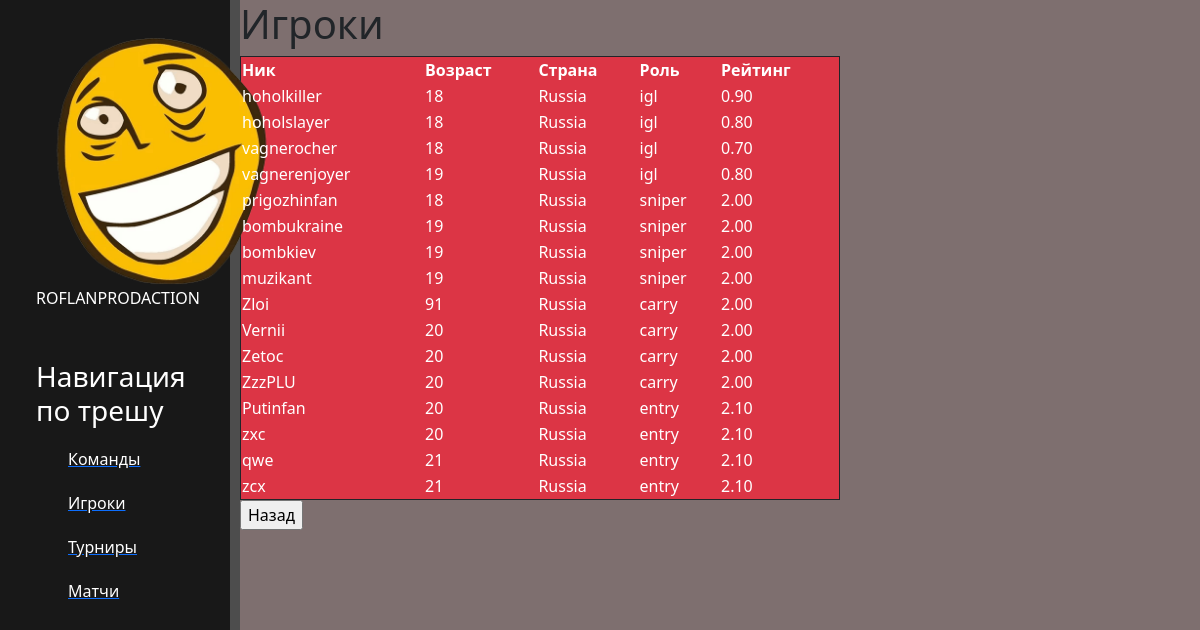
The page /player/ on the database its author committed.
### pril/models.py (models this page shows, shortened)
class Player(models.Model):
    nickname = models.CharField(max_length=50)
    age = models.IntegerField()
    country = models.CharField(max_length=50)
    role = models.CharField(max_length=50)
    rating = models.DecimalField(max_digits=5, decimal_places=2)
    class Meta:
        verbose_name = 'игрок'
        verbose_name_plural = 'игроки'

### pril/views.py (the view)
# urls.py: path('player/', PlayersPage.as_view(), name='player'),
class PlayersPage(ListView):
    model = Player
    template_name = 'pril/player.html'
    context_object_name = 'players'

### pril/templates/pril/player.html (shortened to what this page needs)
{% extends 'pril/nemain2.html' %}
{% block content %}
   <h1>Игроки</h1>
 <table class="position-absolute.container-xl text-bg-danger border  border-dark w-50">
  <thead>
    <tr>
      <th scope="col">Ник</th>
      <th scope="col">Возраст</th>
      <th scope="col">Страна</th>
      <th scope="col">Роль</th>
      <th scope="col">Рейтинг</th>
    </tr>
  </thead>
  <tbody>
  {% for player in players %}
    <tr>
      <td>{{player.nickname}}</td>
      <td>{{player.age}}</td>
      <td>{{player.country}}</td>
      <td>{{player.role}}</td>
     <td>{{player.rating}}</td>
    </tr>
    {%endfor%}
  </tbody>
</table>
        <input type=button value="Назад" onClick="javascript:history.go(-1);">
{% endblock %}

### pril/templates/pril/nemain2.html (shortened to what this page needs)
{% load static %}
<!doctype html>
<html lang="en" xmlns="http://www.w3.org/1999/html">
  <head>
    <link href="https://cdn.jsdelivr.net/npm/bootstrap@5.3.0-alpha3/dist/css/bootstrap.min.css" rel="stylesheet">
    <link  rel="stylesheet" href="{% static 'pril/css/pril.css' %}">
  </head>
  <body>
  <aside>
<img src="{% static 'pril/img/pngegg.png' %}" alt="rofl">
<div class="logo">ROFLANPRODACTION</div>
    <h3>Навигация по трешу</h3>
      <ul>
          <a href="{% url 'team' %}"> <li>Команды</li></a>
          <a href="{% url 'player' %}"><li>Игроки</li></a>
          <a href="{% url 'tournament' %}"><li>Турниры</li></a>
          <a href="{% url 'match' %}"><li>Матчи</li></a>
      </ul>
    </aside>
      <main>
   {% block content  %}
   {% endblock %}
        </main>
  </body>
</html>

### pril/static/pril/css/pril.css (style rules this page uses)
body { background: #7e6f6f; }
aside { float: left; background: #181818; width: 20%; padding: 3%; height: 100vh; color: #fff; border-right:10px solid #4d4d4d ; }
aside img { width: 250px; float: left; }
aside h3 { margin-top:50px; font-size:28px; }
aside ul { list-style: none }
aside ul li { color: #fff; margin-top: 20px; transition: transform.6s ease ; }

### rows shown on the page
Player: nickname "hoholkiller", age "18", country "Russia", role "igl", rating "0.90"
Player: nickname "hoholslayer", age "18", country "Russia", role "igl", rating "0.80"
Player: nickname "vagnerocher", age "18", country "Russia", role "igl", rating "0.70"
Player: nickname "vagnerenjoyer", age "19", country "Russia", role "igl", rating "0.80"
Player: nickname "prigozhinfan", age "18", country "Russia", role "sniper", rating "2.00"
Player: nickname "bombukraine", age "19", country "Russia", role "sniper", rating "2.00"
Player: nickname "bombkiev", age "19", country "Russia", role "sniper", rating "2.00"
Player: nickname "muzikant", age "19", country "Russia", role "sniper", rating "2.00"
Player: nickname "Zloi", age "91", country "Russia", role "carry", rating "2.00"
Player: nickname "Vernii", age "20", country "Russia", role "carry", rating "2.00"
Player: nickname "Zetoc", age "20", country "Russia", role "carry", rating "2.00"
Player: nickname "ZzzPLU", age "20", country "Russia", role "carry", rating "2.00"
Player: nickname "Putinfan", age "20", country "Russia", role "entry", rating "2.10"
Player: nickname "zxc", age "20", country "Russia", role "entry", rating "2.10"
Player: nickname "qwe", age "21", country "Russia", role "entry", rating "2.10"
Player: nickname "zcx", age "21", country "Russia", role "entry", rating "2.10"
